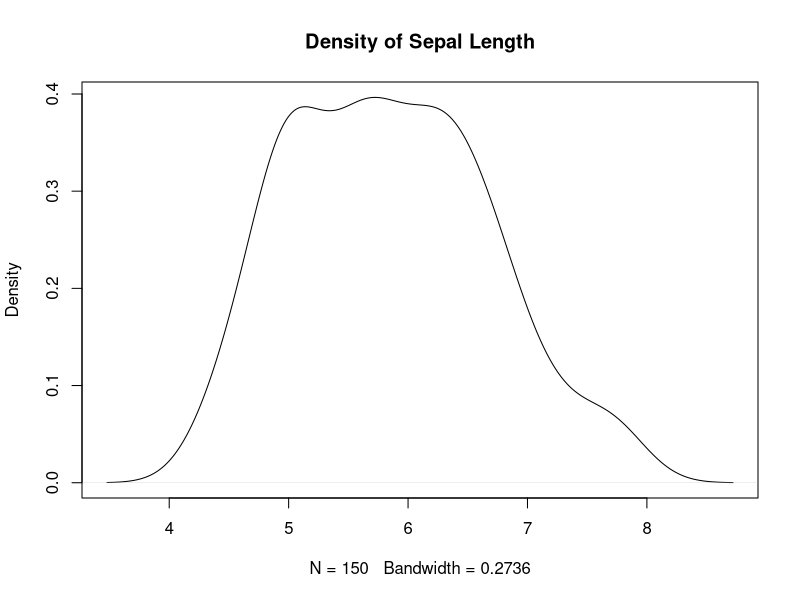

Source code (R):
## ---- chunk 1
y = density(iris$Sepal.Length)
## ---- chunk 2
class(y)
typeof(y)
str(y)
## ---- chunk 3
#| echo: false
plot(y, main = "Density of Sepal Length")
